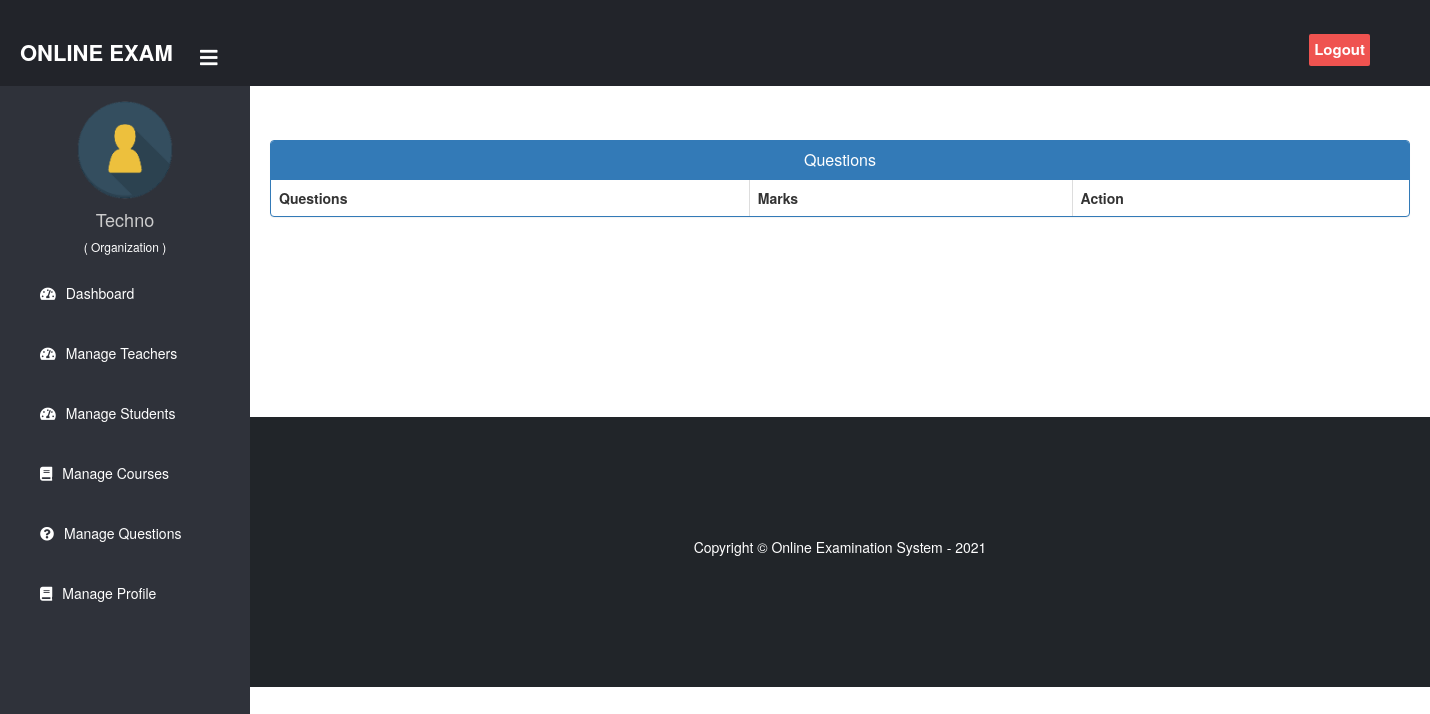
Before: /organization/organization-view-question/8 (signed in) with the older database file.
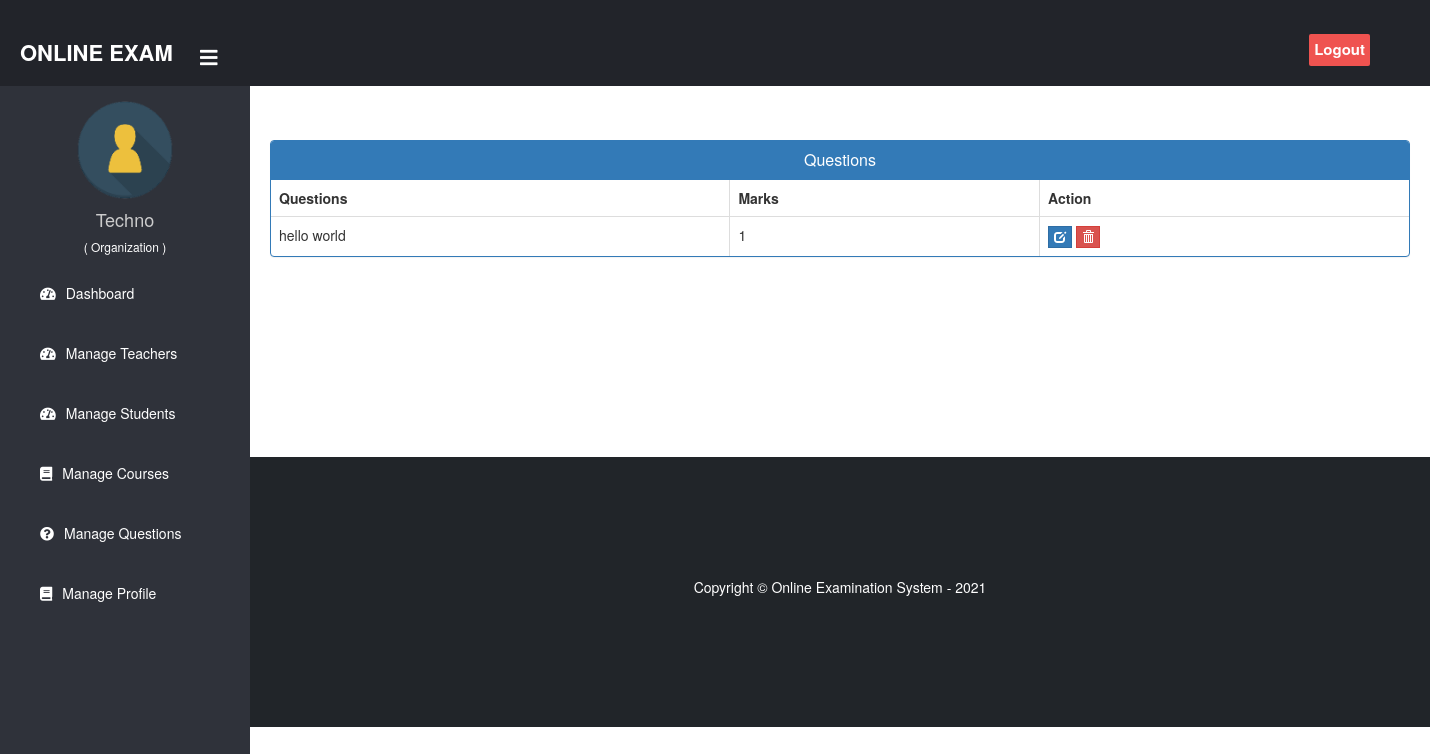
After: the same page with the newer database file.
### exam/models.py (models this page shows, shortened)
class Question(models.Model):
    course = models.ForeignKey(Course, on_delete=models.CASCADE)
    marks = models.PositiveIntegerField(default=1)
    question = models.CharField(max_length=1500)
    question_image = models.ImageField(upload_to="image/Exam/", null=True, blank=True)

### organization/views.py (the view)
# urls.py: path('organization-view-question/<int:pk>', views.organization_view_question_view,name='organization-view-question'),
@login_required(login_url="organizationlogin")
@user_passes_test(is_organization)
def organization_view_question_view(request, pk):
    questions = EMODEL.Question.objects.filter(course_id=pk)
    return render(
        request,
        "organization/organization_view_question.html",
        {"questions": questions},
    )

### organization/views.py (called while the page is built)
def is_organization(user):
    return user.groups.filter(name="ORGANIZATION").exists()

### templates/organization/organization_view_question.html (shortened to what this page needs)
{% extends 'organization/organizationbase.html' %}
{% block content %}
{%load static%}
<head>
  <link href="//netdna.bootstrapcdn.com/bootstrap/3.0.0/css/bootstrap.min.css" rel="stylesheet" id="bootstrap-css">
</head>
<br><br>
<div class="container">
  <div class="panel panel-primary">
    <div class="panel-heading">
      <h6 class="panel-title">Questions</h6>
    </div>
    <table class="table table-hover table-bordered" id="dev-table">
      <thead>
        <tr>
          <th>Questions</th>
          <th>Marks</th>
          <th>Action</th>
        </tr>
      </thead>
      {% for c in questions %}
      <tr>
        <td> {{c.question}}</td>
        <td>{{c.marks}}</td>
        <td>
          <a class="btn btn-primary btn-xs" style="border-radius: 0%;" href="{% url 'organization-update-question' c.id  %}"><span class="glyphicon glyphicon-edit"></span></a>
          <a class="btn btn-danger btn-xs" style="border-radius: 0%;" href="{% url 'organization-delete-question' c.id  %}"><span class="glyphicon glyphicon-trash"></span></a>
        </td>
      </tr>
      {% endfor %}
    </table>
  </div>
</div>
<br><br><br><br><br><br>
{% endblock content %}

Changed rows visible on the page:
added Question: question "hello world", marks "1"
